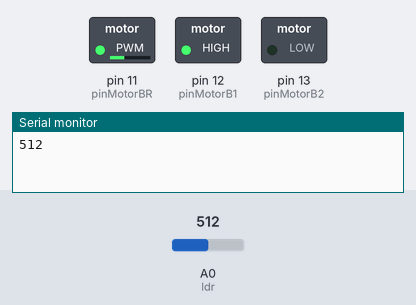
A sketch run on a simulated Arduino Uno, built with avr-gcc and run on an emulated ATmega328P. Shown: switched loads named in the sketch (green lamp = pin HIGH), the last lines printed to the serial monitor. The test bench sets the inputs (shaded band); at power-on: A0 (ldr) = 512.

Above: at 0.2 s.
At 1.2 s:
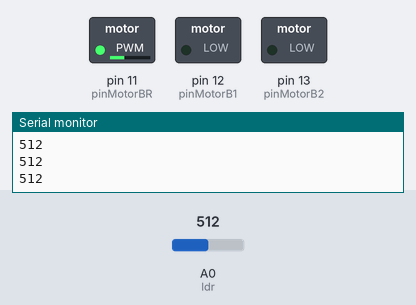
1.3 s: A0 (ldr) set to 716
At 1.5 s:
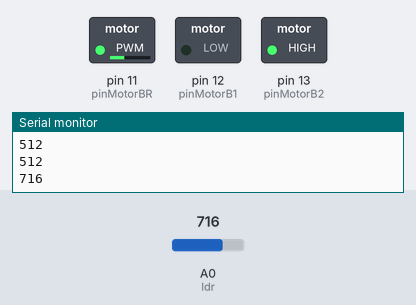
Timing chart, 0 to 4.3 s (numbered marks = the images above; inputs shaded):
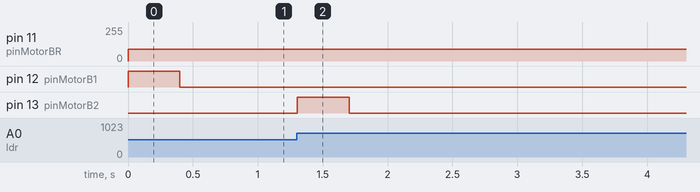

Measured:
- after the input at 1.3 s, pin 13 (pinMotorB2): LOW → HIGH at once, → LOW 0.40 s later

The sketch:

arduino02_solo_persiana.ino
```cpp
boolean persianaAbajo = true;
const int ldr = 0;
const int pinMotorBR = 11;
const int pinMotorB1 = 12;
const int pinMotorB2 = 13;

void setup() {

  Serial.begin (9600);


  pinMode (pinMotorBR, OUTPUT);
  pinMode (pinMotorB1, OUTPUT);
  pinMode (pinMotorB2, OUTPUT);

}

void loop() {
  controlaPersiana();
}


void controlaPersiana() {//la persiana tiene que partir desde posición inferior (abajo)
  int luz = analogRead(ldr);
  int tiempo = 400;
  Serial.println(luz);

  if (luz <= 512 && persianaAbajo == true) { //si hay poca luz y la persiana está abajo la sube
    analogWrite (pinMotorBR, 90);
    digitalWrite (pinMotorB1, HIGH);
    digitalWrite (pinMotorB2, LOW);
    delay (tiempo);
    digitalWrite (pinMotorB1, LOW);
    digitalWrite (pinMotorB2, LOW);
    persianaAbajo = !persianaAbajo;

  }

  else if (luz > 512 && persianaAbajo == false) { // si hay mucha luz y la persiana está arriba la baja
    analogWrite (pinMotorBR, 90);
    digitalWrite (pinMotorB1, LOW);
    digitalWrite (pinMotorB2, HIGH);
    delay (tiempo);
    digitalWrite (pinMotorB1, LOW);
    digitalWrite (pinMotorB2, LOW);
    persianaAbajo = !persianaAbajo;


  }

  else {
    digitalWrite (pinMotorB1, LOW);
    digitalWrite (pinMotorB2, LOW);
  }

}
```
